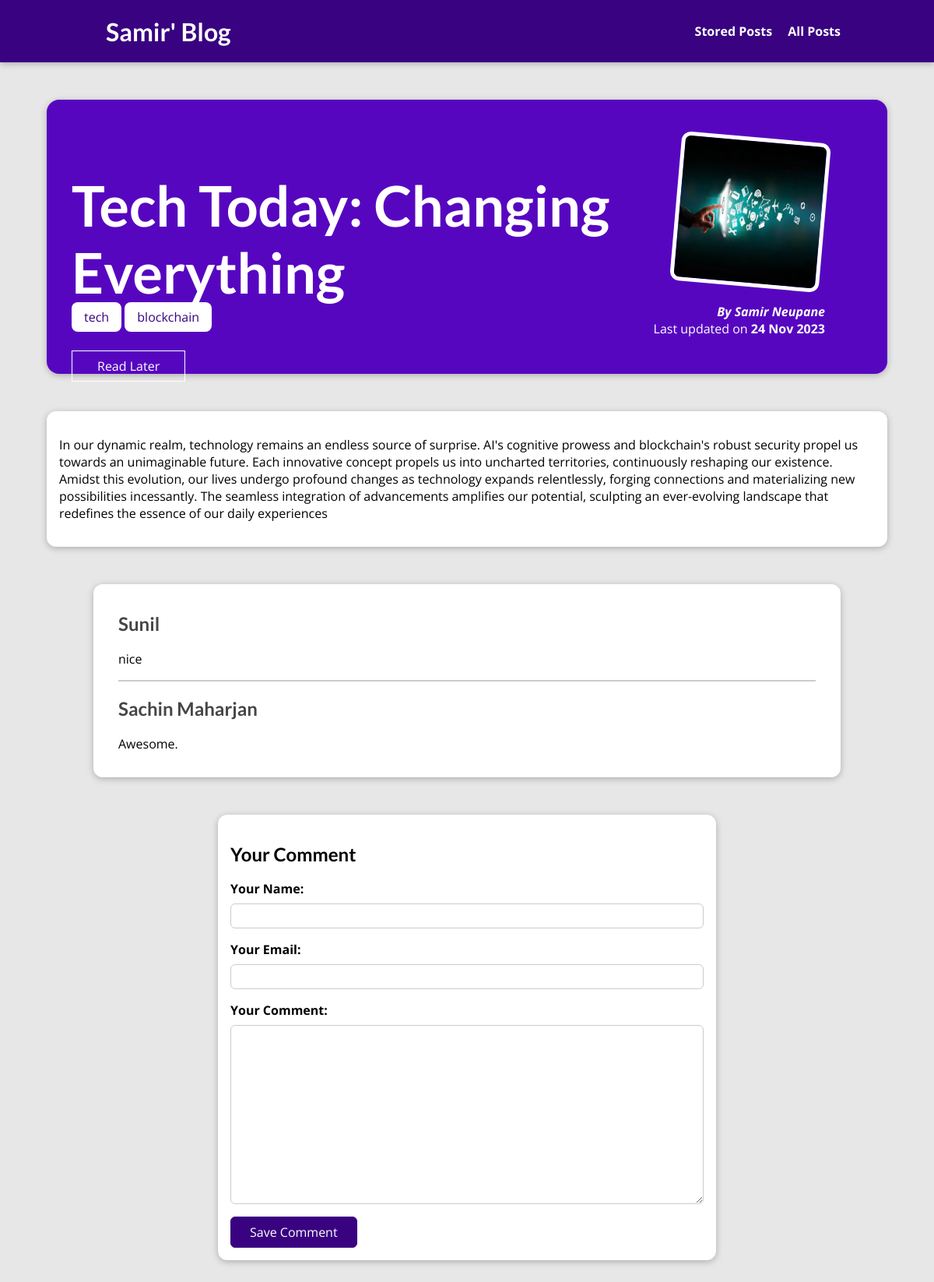
Screenshot of /posts/tech-today-changing-everything with the database file from the repository.
### blog/models.py (models this page shows, shortened)
class Post(models.Model):
    title = models.CharField(max_length=150)
    excerpt = models.CharField(max_length=200)
    image = models.ImageField(upload_to="posts", null=True)
    date = models.DateField(auto_now=True)
    slug = models.SlugField(unique=True, db_index=True)
    content = models.TextField(validators=[MinLengthValidator(10)])
    author = models.ForeignKey(
        Author, on_delete=models.SET_NULL, null=True, related_name="posts")
    tags = models.ManyToManyField(Tag)

class Tag(models.Model):
    caption = models.CharField(max_length=20)

class Author(models.Model):
    first_name = models.CharField(max_length=100)
    last_name = models.CharField(max_length=100)
    email_address = models.EmailField()
    def full_name(self):
        return f"{self.first_name} {self.last_name}"
    def __str__(self):
        return self.full_name()

class Comment(models.Model):
    user_name = models.CharField(max_length=120)
    user_email = models.EmailField()
    text = models.TextField(max_length=400)
    post = models.ForeignKey(
        Post, on_delete=models.CASCADE, related_name="comments")

### blog/views.py (the view, shortened to what this page needs)
# urls.py: path("posts/<slug:slug>", views.SinglePostView.as_view(),
class SinglePostView(View):
    def is_stored_post(self, request, post_id):
        stored_posts = request.session.get("stored_posts")
        if stored_posts is not None:
          is_saved_for_later = post_id in stored_posts
        else:
          is_saved_for_later = False
        return is_saved_for_later
    def get(self, request, slug):
        post = Post.objects.get(slug=slug)
        context = {
            "post": post,
            "post_tags": post.tags.all(),
            "comment_form": CommentForm(),
            "comments": post.comments.all().order_by("-id"),
            "saved_for_later": self.is_stored_post(request, post.id)
        }
        return render(request, "blog/post-detail.html", context)

### blog/forms.py
class CommentForm(forms.ModelForm):
    class Meta:
        model = Comment
        exclude = ["post"]
        labels = {
          "user_name": "Your Name",
          "user_email": "Your Email",
          "text": "Your Comment"
        }

### blog/templates/blog/post-detail.html (shortened to what this page needs)
{% extends "base.html" %}
{% load static %}
{% block css_files %}
<link rel="stylesheet" href="{% static "blog/post-detail.css" %}" />
{% endblock %}
{% block content %}
<section id="summary">
  <h2>{{ post.title }}</h2>
  <div>
    {% for tag in post_tags %}
      <span class="tag">{{ tag.caption }}</span>
    {% endfor %}
  </div>
  <div id="read-later">
    <form action="{% url "read-later" %}" method="POST">
      <button>
        {% if saved_for_later %}
          Remove from "Read Later" List
        {% else %}
          Read Later
        {% endif %}
      </button>
    </form>
  </div>
  <article>
    <img src="{{ post.image.url }}" alt="{{ post.title }}" />
    <address>By <a href="mailto:{{ post.author.email_address }}">{{ post.author }}</a></address>
    <div>Last updated on <time>{{ post.date|date:"d M Y" }}</time></div>
  </article>
</section>
<main>
  {{ post.content|linebreaks }}
</main>
<section id="comments">
  <ul>
    {% for comment in comments %}
      <li>
        <h2>{{ comment.user_name }}</h2>
        <p>{{ comment.text|linebreaks }}</p>
      </li>
    {% endfor %}
  </ul>
</section>
<section id="comment-form">
  <h2>Your Comment</h2>
  <form action="{% url "post-detail-page" post.slug %}" method="POST">
    {% for form_field in comment_form %}
      <div class="form-control {% if form_field.errors %}invalid{% endif %}">
        {{ form_field.label_tag }}
        {{ form_field }}
      </div>
    {% endfor %}
    <button>Save Comment</button>
  </form>
</section>
{% endblock %}

### templates/base.html (shortened to what this page needs)
{% load static %}
<!DOCTYPE html>
<html lang="en">
<head>
  <link rel="stylesheet" href="{% static "app.css" %}">
  {% block css_files %}{% endblock %}
</head>
<body>
  <header id="main-navigation">
    <h1><a href="{% url "starting-page" %}">Samir' Blog</a></h1>
    <nav>
      <a href="{% url "read-later" %}">Stored Posts</a>
      <a href="{% url "posts-page" %}">All Posts</a>
    </nav>
  </header>
  {% block content %}
  {% endblock %}
</body>
</html>

### static/app.css (style rules this page uses)
* { box-sizing: border-box; }
html { font-family: 'Open Sans', 'Lato', sans-serif; }
body { margin: 0; }
h1, h2, h3 { font-family: 'Lato', sans-serif; font-weight: bold; }
#main-navigation { width: 100%; height: 5rem; display: flex; justify-content: space-between; align-items: center; padding: 0 10%; position: absolute; top: 0; left: 0; }
#main-navigation a { text-decoration: none; color: white; font-weight: bold; margin-left: 1rem; }

### blog/static/blog/post-detail.css (style rules this page uses)
body { background-color: #e7e7e7; }
#main-navigation { background-color: #390281; box-shadow: 0 2px 8px rgba(0, 0, 0, 0.25); }
#summary { margin: 8rem auto 3rem auto; padding: 2rem; width: 90%; max-width: 90rem; border-radius: 16px; background-color: #5706c0; position: relative; box-shadow: 0 2px 8px rgba(0, 0, 0, 0.25); height: 22rem; }
#summary h2 { color: white; font-size: 4.5rem; margin-bottom: 0.25rem; }
#summary article { position: absolute; top: 2rem; right: 3rem; padding: 1rem 2rem; border-radius: 12px; text-align: right; color: white; }
#summary article img { width: 12rem; height: 12rem; border-radius: 12px; transform: rotateZ(5deg); border: 5px solid white; margin-bottom: 1rem; }
#summary address { font-weight: bold; }
#summary a { color: white; text-decoration: none; }
#summary time { font-weight: bold; }
#read-later { margin: 2rem 0; }
#read-later button { background-color: transparent; border: 1px solid white; padding: 0.5rem 2rem; font: inherit; color: white; cursor: pointer; }
main { width: 90%; max-width: 90rem; margin: 3rem auto; background-color: white; padding: 1rem; border-radius: 12px; box-shadow: 0 2px 8px rgba(0, 0, 0, 0.25); }
.tag { background-color: white; color: #390281; padding: 0.5rem 1rem; border-radius: 8px; }
#comment-form { margin: 3rem auto; width: 90%; max-width: 40rem; border-radius: 12px; background-color: white; box-shadow: 0 2px 8px rgba(0, 0, 0, 0.25); padding: 1rem; }
#comment-form button { font: inherit; background-color: #390281; color: white; border: 1px solid #390281; padding: 0.5rem 1.5rem; border-radius: 6px; cursor: pointer; }
.form-control { margin-bottom: 1rem; }
.form-control label { font-weight: bold; margin-bottom: 0.5rem; display: block; }
.form-control input, .form-control textarea { display: block; width: 100%; font: inherit; padding: 0.25rem; border-radius: 6px; border: 1px solid #ccc; }
#comments { margin: 3rem auto; width: 90%; max-width: 60rem; border-radius: 12px; background-color: white; box-shadow: 0 2px 8px rgba(0, 0, 0, 0.25); padding: 1rem 2rem; }
#comments ul { list-style: none; margin: 0; padding: 0; }
#comments li { margin-bottom: 1rem; border-bottom: 2px solid #ccc; }
#comments li:last-of-type { border-bottom: none; }
#comments h2 { color: #464646; }

### rows the page displays
Post: title "Tech Today: Changing Everything", image (picture), author "Samir Neupane", date "24 Nov 2023", content "In our dynamic realm, technology remains an endless source of surprise. AI's cognitive prowess and blockchain's robust security propel us towards an unimaginable future. Each innovative concept propels us into uncharted territories, continuously reshaping our existence. Amidst this evolution, our lives undergo profound changes as technology expands relentlessly, forging connections and materializing new possibilities incessantly. The seamless integration of advancements amplifies our potential, sculpting an ever-evolving landscape that redefines the essence of our daily experiences"
Tag: caption "tech"
Tag: caption "blockchain"
Comment: user_name "Sunil", text "nice"
Comment: user_name "Sachin Maharjan", text "Awesome."
